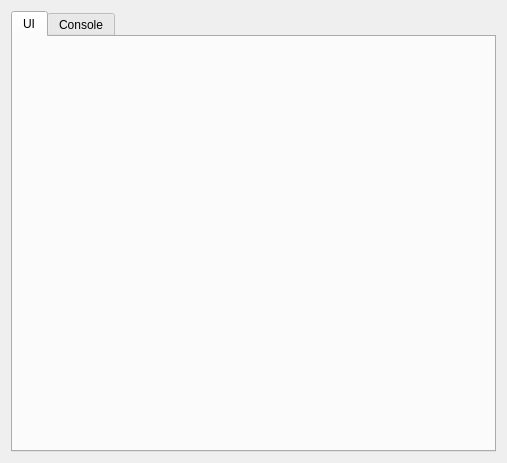
<?xml version="1.0" encoding="UTF-8"?>
<ui version="4.0">
 <class>BAT6Widget</class>
 <widget class="QWidget" name="BAT6Widget">
  <property name="geometry">
   <rect>
    <x>0</x>
    <y>0</y>
    <width>507</width>
    <height>463</height>
   </rect>
  </property>
  <property name="minimumSize">
   <size>
    <width>400</width>
    <height>300</height>
   </size>
  </property>
  <property name="windowTitle">
   <string>Form</string>
  </property>
  <layout class="QGridLayout" name="gridLayout">
   <item row="0" column="1">
    <widget class="QTabWidget" name="tabWidget">
     <property name="currentIndex">
      <number>0</number>
     </property>
     <widget class="QWidget" name="tab_ui">
      <attribute name="title">
       <string>UI</string>
      </attribute>
      <layout class="QGridLayout" name="layout_ui"/>
     </widget>
     <widget class="QWidget" name="tab_console">
      <attribute name="title">
       <string>Console</string>
      </attribute>
      <layout class="QGridLayout" name="layout_console"/>
     </widget>
    </widget>
   </item>
  </layout>
 </widget>
 <resources/>
 <connections/>
</ui>
